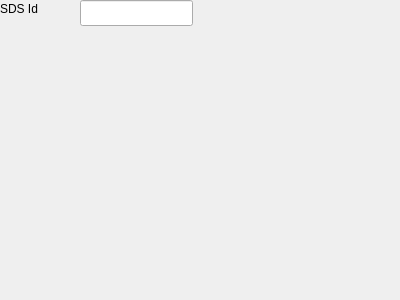
<?xml version="1.0" encoding="UTF-8"?>
<ui version="4.0">
 <class>SDS_Dialog_class</class>
 <widget class="QDialog" name="SDS_Dialog_class">
  <property name="geometry">
   <rect>
    <x>0</x>
    <y>0</y>
    <width>400</width>
    <height>300</height>
   </rect>
  </property>
  <property name="windowTitle">
   <string>Dialog</string>
  </property>
  <widget class="QLineEdit" name="le_sdsid">
   <property name="geometry">
    <rect>
     <x>80</x>
     <y>0</y>
     <width>113</width>
     <height>26</height>
    </rect>
   </property>
  </widget>
  <widget class="QLabel" name="label">
   <property name="geometry">
    <rect>
     <x>0</x>
     <y>0</y>
     <width>66</width>
     <height>18</height>
    </rect>
   </property>
   <property name="text">
    <string>SDS Id</string>
   </property>
  </widget>
 </widget>
 <resources/>
 <connections/>
</ui>
